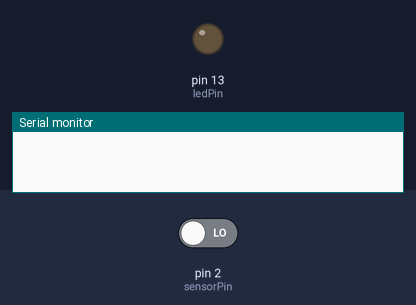
Simulated run of this sketch. Board: Arduino Uno, built with avr-gcc and run on an emulated ATmega328P. On the bench: output pins drawn as LEDs (lit = HIGH), the last lines printed to the serial monitor. The test bench sets the inputs (shaded band); at power-on: pin 2 (sensorPin) LOW.

Above: at 3.2 s.
3.3 s: pin 2 (sensorPin) driven HIGH
At 4.2 s:
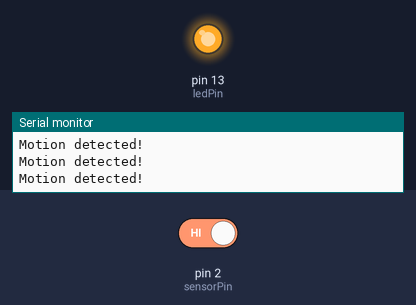
4.8 s: pin 2 (sensorPin) driven LOW
At 5.4 s:
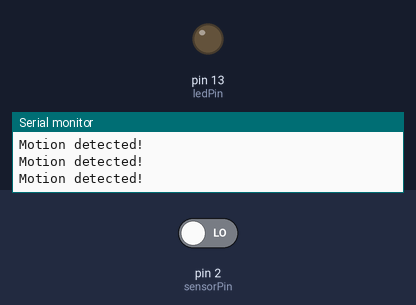
Timing chart, 0 to 7.8 s (numbered marks = the images above; inputs shaded):
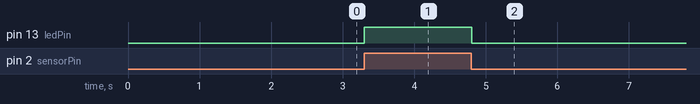

Measured:
- after the input at 3.3 s, pin 13 (ledPin): LOW → HIGH at once
- after the input at 4.8 s, pin 13 (ledPin): HIGH → LOW at once

The sketch:

motion_sensor.ino
```cpp
const int sensorPin = 2;  // Sensor OUT pin connected to D2
const int ledPin = 13;    // Built-in Arduino LED

void setup() {
  pinMode(sensorPin, INPUT);
  pinMode(ledPin, OUTPUT);
  Serial.begin(9600);

  // Allow PIR sensors time to stabilize to room temperature
  delay(2000);
}

void loop() {
  int motionState = digitalRead(sensorPin);

  if (motionState == HIGH) {
    digitalWrite(ledPin, HIGH);
    Serial.println("Motion detected!");
  } else {
    digitalWrite(ledPin, LOW);
  }
  delay(100);
}
```
